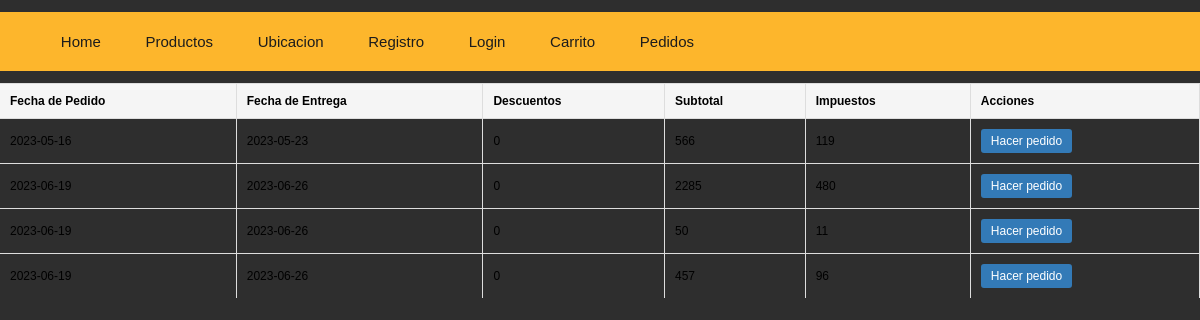
Page /Carrito.php on the earlier database version.
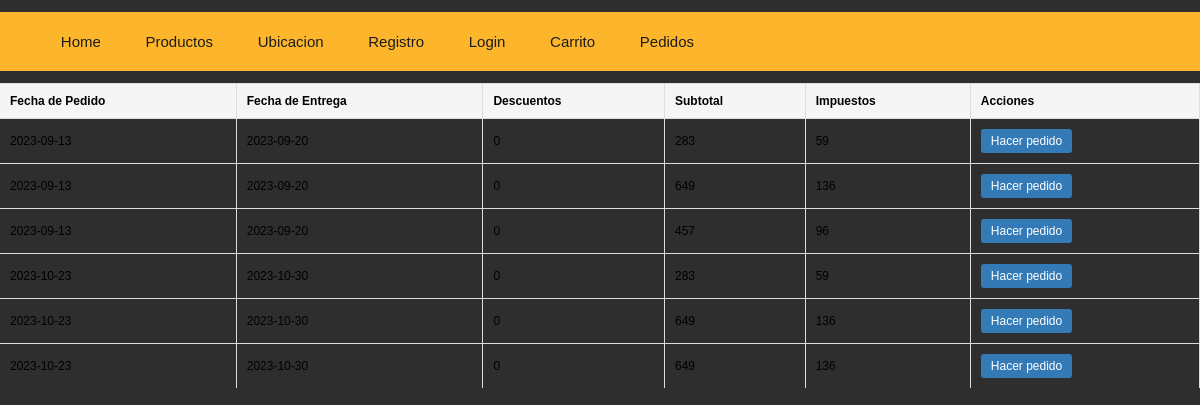
Same page on the later database version.
### tables this page shows
CREATE TABLE `carritos` (
  `id` bigint(20) NOT NULL,
  `fechaPedido` date DEFAULT NULL,
  `fechaEntrega` date DEFAULT NULL,
  `descuentos` int(11) DEFAULT NULL,
  `subtotal` int(11) DEFAULT NULL,
  `impuestos` int(11) DEFAULT NULL
);

### Carrito.php (the view, shortened to what this page needs)
<!DOCTYPE html>
<html lang="en">
<head>
    <link rel="stylesheet" href="Style.css">
</head>
<nav>
  <div class="nav">
  <ul>
      <li class="nav-item">
      <a class="nav-link" href="index.html">Home</a>
      </li>
      <li class="nav-item">
      <a class="nav-link" href="Productos.php">Productos</a>
      </li>
      <li class="nav-item">
      <a class="nav-link" href="Ubicacion.html">Ubicacion</a>
      </li>
      <li class="nav-item">
      <a class="nav-link" href="Registro.html">Registro</a>
      </li>
      <li class="nav-item">
      <a class="nav-link" href="Login.html">Login</a>
      </li>
      <li class="nav-item">
      <a class="nav-link" href="Carrito.php">Carrito</a>
      </li>
      <li class="nav-item">
      <a class="nav-link" href="http://10.0.0.5\var\www\webdav\Proyecto-webdav\pedidos\index.php">Pedidos</a>
      </li>
  </ul>
  </div>
</nav>
<body>
<?php
    include 'conexion.php';
    $sql = "SELECT * FROM carritos";
    $result = $con->query($sql);
    echo "<table>";
    echo "<tr><th>Fecha de Pedido</th><th>Fecha de Entrega</th><th>Descuentos</th><th>Subtotal</th><th>Impuestos</th><th>Acciones</th></tr>";
    while($row = $result->fetch_assoc()) {
        echo "<tr>";
        echo "<td>" . $row["fechaPedido"] . "</td>";
        echo "<td>" . $row["fechaEntrega"] . "</td>";
        echo "<td>" . $row["descuentos"] . "</td>";
        echo "<td>" . $row["subtotal"] . "</td>";
        echo "<td>" . $row["impuestos"] . "</td>";
        echo "<td>";
        echo '<a href="http://10.0.0.5\var\www\webdav\Proyecto-webdav\hacerPedido.php?id=' . $row["id"] . '">Hacer pedido</a>';
        echo "</td>";
        echo "</tr>";
    }
    echo "</table>";
?>
</body>
</html>

### Style.css (style rules this page uses)
.nav { background-color: #fdb62c; list-style: none; margin: 0; padding: 0; position: sticky; }
.nav-item { display: inline-block; font-family: 'Franklin Gothic Medium', 'Arial Narrow', Arial, sans-serif; font-size: 1.25vw; }
.nav-item a { color: #1c1c1c; display: block; padding: 1.389em; text-decoration: none; }
body { background-color: #2e2e2e; font-size: 1vw; margin: 0; padding: 0; }
::placeholder { color: transparent; }
table { width: 100%; border-collapse: collapse; font-family: Arial, sans-serif; }
table th, table td { padding: 10px; text-align: left; border-bottom: 1px solid #ddd; border-right: 1px solid #ddd; }
table th { background-color: #f5f5f5; border-top: 1px solid #ddd; }
table tr:last-child td { border-bottom: none; }
table td a { display: inline-block; padding: 5px 10px; background-color: #337ab7; color: #fff; text-decoration: none; border-radius: 3px; }

Differences in the rows shown:
removed carritos: fechaPedido "2023-05-16", fechaEntrega "2023-05-23", descuentos "0", subtotal "566", impuestos "119"
removed carritos: fechaPedido "2023-06-19", fechaEntrega "2023-06-26", descuentos "0", subtotal "2285", impuestos "480"
removed carritos: fechaPedido "2023-06-19", fechaEntrega "2023-06-26", descuentos "0", subtotal "50", impuestos "11"
removed carritos: fechaPedido "2023-06-19", fechaEntrega "2023-06-26", descuentos "0", subtotal "457", impuestos "96"
added carritos: fechaPedido "2023-09-13", fechaEntrega "2023-09-20", descuentos "0", subtotal "283", impuestos "59"
added carritos: fechaPedido "2023-09-13", fechaEntrega "2023-09-20", descuentos "0", subtotal "649", impuestos "136"
added carritos: fechaPedido "2023-09-13", fechaEntrega "2023-09-20", descuentos "0", subtotal "457", impuestos "96"
added carritos: fechaPedido "2023-10-23", fechaEntrega "2023-10-30", descuentos "0", subtotal "283", impuestos "59"
added carritos: fechaPedido "2023-10-23", fechaEntrega "2023-10-30", descuentos "0", subtotal "649", impuestos "136"
added carritos: fechaPedido "2023-10-23", fechaEntrega "2023-10-30", descuentos "0", subtotal "649", impuestos "136"
